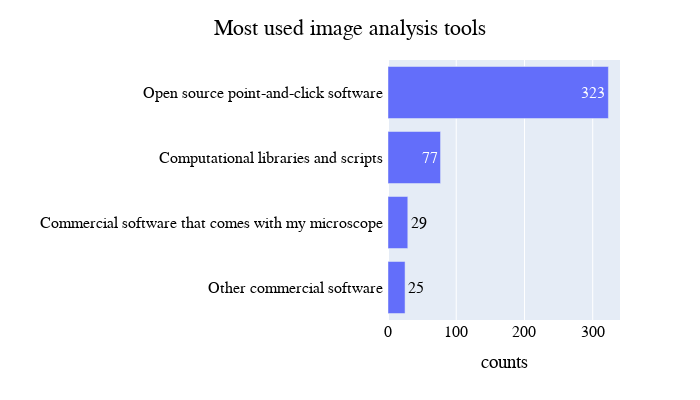

The code cell stored with this chart in its notebook:
### Markdown cell above
### Most used image analysis tools

### Code cell
tools_count(data['Most used image analysis tools'], title='Most used image analysis tools')

### Figure 1 — Plotly figure (JSON) as saved in the notebook; plotly's stock layout.template omitted (floating-point values rounded to 4 significant figures)
{"data": [{"alignmentgroup": "True", "hovertemplate": "counts=%{x}<br>=%{y}<extra></extra>", "legendgroup": "", "marker": {"color": "#636efa", "pattern": {"shape": ""}}, "name": "", "offsetgroup": "", "orientation": "h", "showlegend": false, "textposition": "auto", "texttemplate": "%{x}", "type": "bar", "x": [323, 29, 25, 77], "xaxis": "x", "y": ["Open source point-and-click software ", "Commercial software that comes with my microscope ", "Other commercial software ", "Computational libraries and scripts "], "yaxis": "y"}], "layout": {"barmode": "relative", "font": {"color": "Black", "family": "Helvetica", "size": 16}, "height": 400, "legend": {"font": {"color": "Black", "size": 16}, "title": {"font": {"family": "Helvetica"}}, "tracegroupgap": 0}, "margin": {"t": 60}, "title": {"text": "Most used image analysis tools", "x": 0.5, "y": 0.95}, "width": 700, "xaxis": {"anchor": "y", "domain": [0, 1], "title": {"text": "counts"}}, "yaxis": {"anchor": "x", "categoryorder": "total ascending", "domain": [0, 1], "title": {"text": ""}}}}
